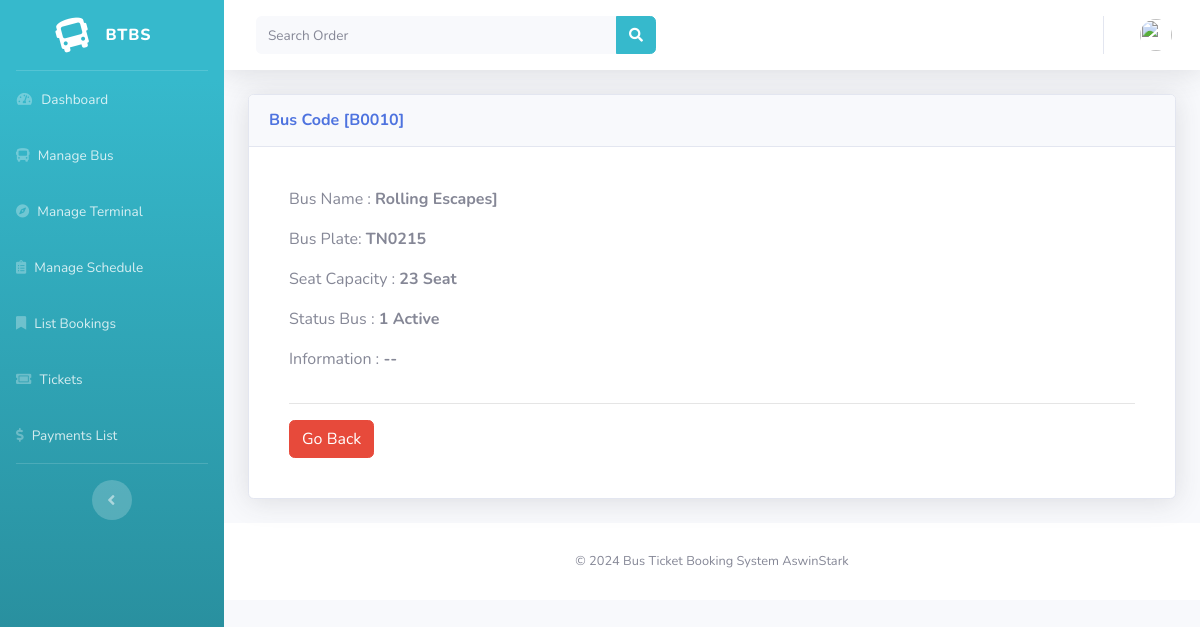
Page /backend/bus/viewbus/B0010 on the committed database.
### tables this page shows
CREATE TABLE `tbl_bus` (
  `kd_bus` varchar(50) NOT NULL,
  `nama_bus` varchar(50) DEFAULT NULL,
  `plat_bus` varchar(50) DEFAULT NULL,
  `kapasitas_bus` int(13) DEFAULT NULL,
  `status_bus` int(1) DEFAULT NULL,
  `desc_bus` varchar(50) DEFAULT NULL
);

### application/controllers/backend/Bus.php (called while the page is built, shortened)
<?php
class Bus extends CI_Controller {
	function __construct(){
		$this->load->model('getkod_model');
	}
	public function viewbus($id=''){
		$data['title'] = "View Bus";
		$data['bus'] = $this->db->query("SELECT * FROM tbl_bus WHERE kd_bus = '".$id."'")->row_array();
		$this->load->view('backend/view_bus', $data);
	}
}

### index.php (called while the page is built, shortened)
<?php
require_once BASEPATH.'core/CodeIgniter.php';

### application/views/backend/view_bus.php (the view, shortened to what this page needs)
<!DOCTYPE html>
<html lang="en">
  <head>
  </head>
  <body id="page-top">
    <div class="container-fluid">
      <div class="card shadow mb-4">
        <div class="card-header py-3">
          <h6 class="m-0 font-weight-bold text-primary">Bus Code [<?= $bus['kd_bus']; ?>]  </h6>
        </div>
        <div class="card-body">
            <div class="card-body">
              <div class="row">
                <div class="col-sm-6">
                  <p>Bus Name : <b> <?= $bus['nama_bus']?>]</b></p>
                  <p>Bus Plate: <b><?= strtoupper($bus['plat_bus']) ?></b></p>
                  <p>Seat Capacity : <b><?= $bus['kapasitas_bus']; ?> Seat</b></p>
                  <p>Status Bus    : <b><?= $bus['status_bus'] ?></td>
                  <?php if ($bus['status_bus'] == '1') { ?>
                    <td class="btn-success"> Active</td>
                    <?php } else { ?>
                    <td class="btn-danger">InActive</td>
                  <?php } ?></b></p>
                  <p>Information : <b><?= $bus['desc_bus'] ?></b></p>
                </div>
                <div class="col-sm-6">
                </div>
            </div>
            <hr>
            <a class="btn btn-danger" href="javascript:history.back()"> Go Back</a>
          </div>
      </div>
    </div>
  </div>
</body>
</html>

### application/views/backend/view_bus.php (style rules this page uses)
body { font-family: Arial, Helvetica, sans-serif; }

### rows in the picture
tbl_bus: kd_bus "B0010", nama_bus "Rolling Escapes", plat_bus "TN0215", kapasitas_bus "23", status_bus "1", desc_bus "--"
